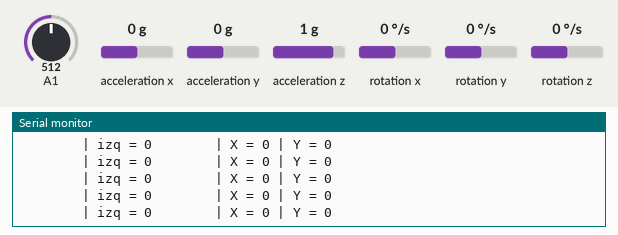
A sketch run on a simulated Arduino Leonardo, built with avr-gcc and run on an emulated ATmega32U4. Parts: the last lines printed to the serial monitor. The test bench sets the inputs (shaded band); at power-on: rotation x 0 °/s, A1 = 512, rotation z 0 °/s, acceleration x 0 g, acceleration y 0 g, acceleration z 1 g, rotation y 0 °/s. No radio packets arrive unless stated.

Above: at 1.2 s.
1.3 s: rotation x set to -192 °/s
At 1.47 s:
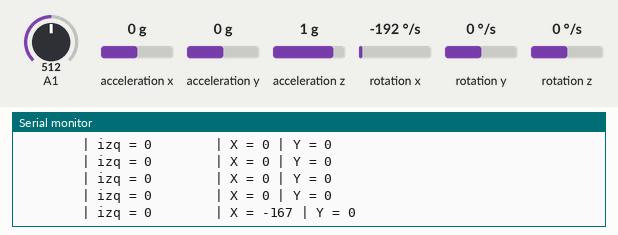
2.8 s: A1 set to 716
At 2.8 s:
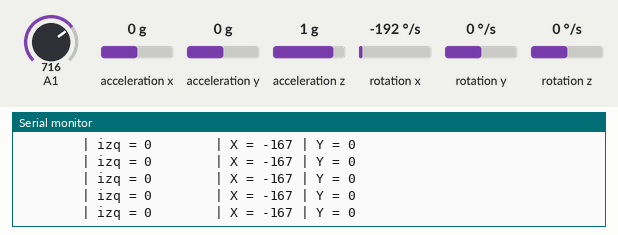
4.3 s: rotation z set to -192 °/s
At 4.46 s:
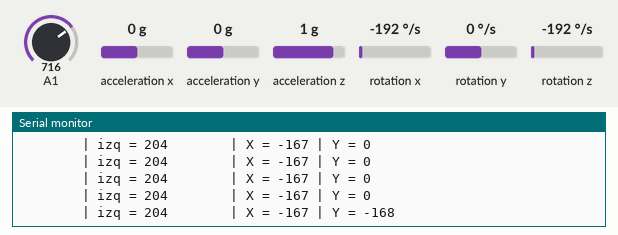
5.8 s: A1 set to 992
At 5.95 s:
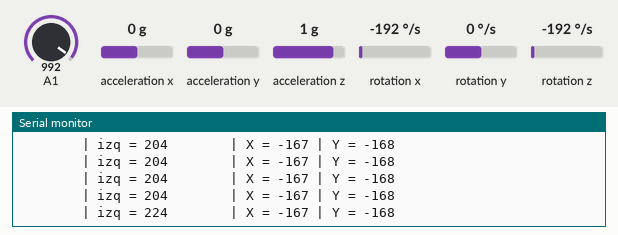
7.3 s: rotation x set to -100 °/s
At 7.45 s:
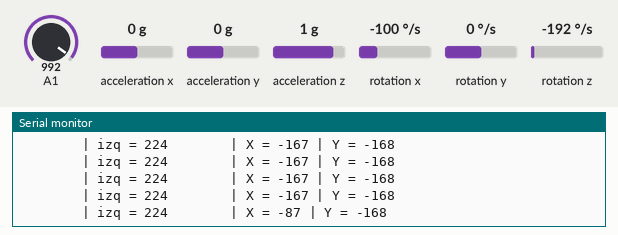
8.8 s: rotation z set to 192 °/s
At 8.95 s:
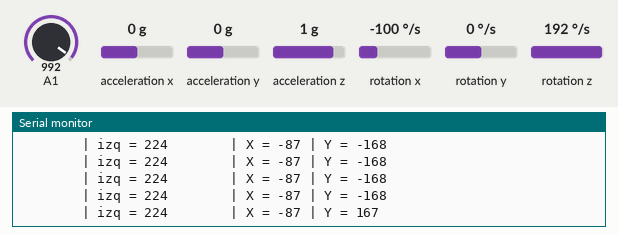
Timing chart, 0 to 11.8 s (numbered marks = the images above; inputs shaded):
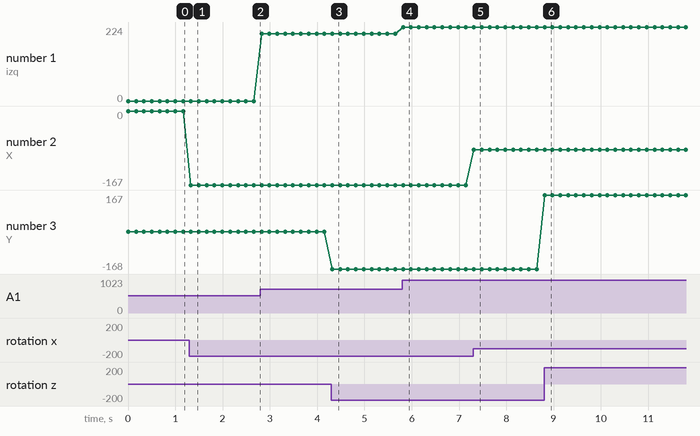

The sketch:

TX.ino
```cpp
// transmitter.ino

// include libraries:
#include <RH_ASK.h>
#include <SPI.h>
#include <Wire.h>
#include <I2Cdev.h>
#include <MPU6050.h>
#include <Mouse.h>


// Create an instance of the RadioHead ASK handler:
// -> Default pins for the RF modules:
//    Pin 11: Data input from receiver
//    Pin 12: Data output to transmitter
RH_ASK radio;

MPU6050 mpu;
int16_t ax, ay, az, gx, gy, gz;
int vx, vy;

int button1 = 6;
int button2 = 7;
int buttonState1 = 0;
int buttonState2 = 0;


// Create and initialize three 8-bit variables for our RGB values:
uint8_t r = 0;
uint8_t g = 0;
uint8_t b = 0;

void setup() {
    Serial.begin(9600);   // inicializa monitor serie a 9600 bps
  // initialize the RadioHead library:
  radio.init();
    Wire.begin();
  pinMode(button1, INPUT);
  pinMode(button2, INPUT);
  mpu.initialize();
  if (!mpu.testConnection()) { while (1); }
}


void loop() {
    mpu.getMotion6(&ax, &ay, &az, &gx, &gy, &gz);
 uint8_t iz = analogRead(A1);
  vx = (gx+15)/150;
  vy = (gz-100)/150;

  Serial.print("        | izq = ");
  Serial.print(iz);
  Serial.print("        | X = ");
  Serial.print(vx);
  Serial.print(" | Y = ");
  Serial.println(vy);
    // put the individual 8-bit RGB values into an array:
  uint8_t dataArray[] = {iz, vx, vy};
  // RadioHead requires the pointer to the array as a parameter, so let's obtain the pointer first:
  const uint8_t *data = dataArray;

  // push the pointer to the data as well as the length of the data (= 3 Bytes) to the RadioHead instance:
  radio.send((uint8_t *)data, 3);
  // wait until RadioHead has sent the entire data packet to the receiver:
  radio.waitPacketSent();

delay(100);
  }
  
```

Measured:
- after the input at 1.3 s, the serial monitor: prints a new line at once (image 1)
- after the input at 4.3 s, the serial monitor: prints a new line at once (image 3)
- after the input at 5.8 s, the serial monitor: prints a new line at once (image 4)
- after the input at 7.3 s, the serial monitor: prints a new line at once (image 5)
- after the input at 8.8 s, the serial monitor: prints a new line at once (image 6)
- plotted number 1: 0 → 204 after the input at 2.8 s, 204 → 224 after the input at 5.8 s
- plotted number 2: 0 → -167 after the input at 1.3 s, -167 → -87 after the input at 7.3 s
- plotted number 3: 0 → -168 after the input at 4.3 s, -168 → 167 after the input at 8.8 s
